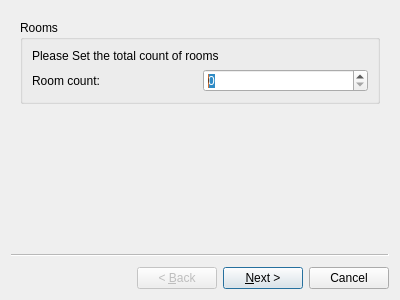
<?xml version="1.0" encoding="UTF-8"?>
<ui version="4.0">
 <class>TablesWizard</class>
 <widget class="QWizard" name="TablesWizard">
  <property name="geometry">
   <rect>
    <x>0</x>
    <y>0</y>
    <width>400</width>
    <height>300</height>
   </rect>
  </property>
  <property name="windowTitle">
   <string>Wizard</string>
  </property>
  <widget class="QWizardPage" name="m_roomPage">
   <layout class="QVBoxLayout" name="verticalLayout_2">
    <item>
     <widget class="QGroupBox" name="groupBox">
      <property name="title">
       <string>Rooms</string>
      </property>
      <layout class="QVBoxLayout" name="verticalLayout">
       <item>
        <widget class="QLabel" name="label_2">
         <property name="text">
          <string>Please Set the total count of rooms</string>
         </property>
        </widget>
       </item>
       <item>
        <layout class="QHBoxLayout" name="horizontalLayout">
         <item>
          <widget class="QLabel" name="label">
           <property name="text">
            <string>Room count:</string>
           </property>
          </widget>
         </item>
         <item>
          <widget class="QSpinBox" name="m_roomCountSpin"/>
         </item>
        </layout>
       </item>
      </layout>
     </widget>
    </item>
   </layout>
  </widget>
  <widget class="QWizardPage" name="m_tableCountPage">
   <layout class="QVBoxLayout" name="verticalLayout_4">
    <item>
     <widget class="QGroupBox" name="groupBox_2">
      <property name="title">
       <string>For each room, how many tables ?</string>
      </property>
      <layout class="QVBoxLayout" name="verticalLayout_3">
       <item>
        <widget class="QTableView" name="tableView"/>
       </item>
      </layout>
     </widget>
    </item>
   </layout>
  </widget>
  <widget class="QWizardPage" name="m_personPerTable">
   <layout class="QVBoxLayout" name="verticalLayout_6">
    <item>
     <widget class="QGroupBox" name="groupBox_3">
      <property name="title">
       <string>How many people per table ?</string>
      </property>
      <layout class="QHBoxLayout" name="horizontalLayout_2">
       <item>
        <widget class="QTableView" name="tableView_2"/>
       </item>
       <item>
        <layout class="QVBoxLayout" name="verticalLayout_5">
         <item>
          <widget class="QPushButton" name="pushButton">
           <property name="text">
            <string>all like first</string>
           </property>
          </widget>
         </item>
         <item>
          <spacer name="verticalSpacer">
           <property name="orientation">
            <enum>Qt::Vertical</enum>
           </property>
           <property name="sizeHint" stdset="0">
            <size>
             <width>20</width>
             <height>118</height>
            </size>
           </property>
          </spacer>
         </item>
        </layout>
       </item>
      </layout>
     </widget>
    </item>
   </layout>
  </widget>
 </widget>
 <resources/>
 <connections/>
</ui>
